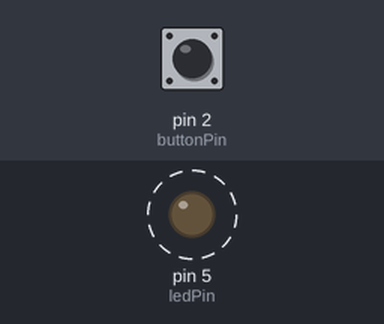
Simulated run of this sketch. Board: Arduino Uno, built with avr-gcc and run on an emulated ATmega328P. On the bench: output pins drawn as LEDs (lit = HIGH). Dashed ring = blinking. The test bench sets the inputs (shaded band); at power-on: pin 2 (buttonPin) LOW. What the sketch prints to the serial monitor is not drawn.

Above: at 0.13 s.
Timing chart, 0 to 3.0 s (numbered marks = the images above):
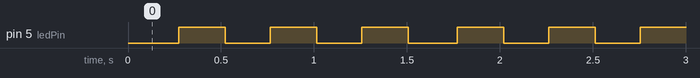

The sketch:

W03-07-delayProblem_timerSolution.ino
```cpp
// W06-09-delayProblem_timerSolution
// open serial PLOTTER once code is uploaded

// need button circuit on pin 2, led on pin 11
int buttonPin = 2;
int buttonState = 0;

// led variables
int ledPin = 5;
int ledState = 0;

// timer variables
unsigned long timeNow = 0;
unsigned long ledBlink_Interval = 250;
unsigned long ledBlink_Start = 0;


void setup() {
  // put your setup code here, to run once:
  Serial.begin(9600);
  // next line is for testing only - NOT in production
  while (!Serial); // have to open the serial MONITOR or PLOTTER to get past this line
  pinMode(buttonPin, INPUT);
  pinMode(ledPin,    OUTPUT);
}

void loop() {

  // open PLOTTER to see what is happening

  // read the button
  buttonState = digitalRead( buttonPin );
  Serial.print ("button = ");
  Serial.print ( buttonState );
  Serial.print ('\t');


  //***** delay solution *****
    // ledState = 1 - ledState;         // toggle LED
    // digitalWrite(ledPin, ledState);  // write to LED
    // printLEDState();                 // print out LED state

    // delay(1000);                     // delay 1 second for blink
  // ***** delay solution *****


//    // ***** timer solution *****
     timeNow = millis();

      // NOTE::  timeNow - ledBlink_Start == elapsed time
      if ( timeNow - ledBlink_Start  > ledBlink_Interval ) {
         ledState = 1 - ledState;             // toggle LED
         ledBlink_Start += ledBlink_Interval; // reset timer
      }

     digitalWrite(ledPin, ledState); // write to LED
     printLEDState();                // print out LED state
//    // ***** end timer solution *****

  Serial.println();
}


void printLEDState() {
  //int shift = 0; // move the LED above the botton on display
  // output the state to monitor
  if (ledState == 1) {
    Serial.print("LED HIGH\t");
    //Serial.print(1 + shift);
  } else {
    Serial.print("LED LOW\t");
    //Serial.print(0 + shift);
  }
}
```

Measured:
- by itself, pin 5 (ledPin): alternates HIGH for 0.25 s and LOW for 0.24 s
